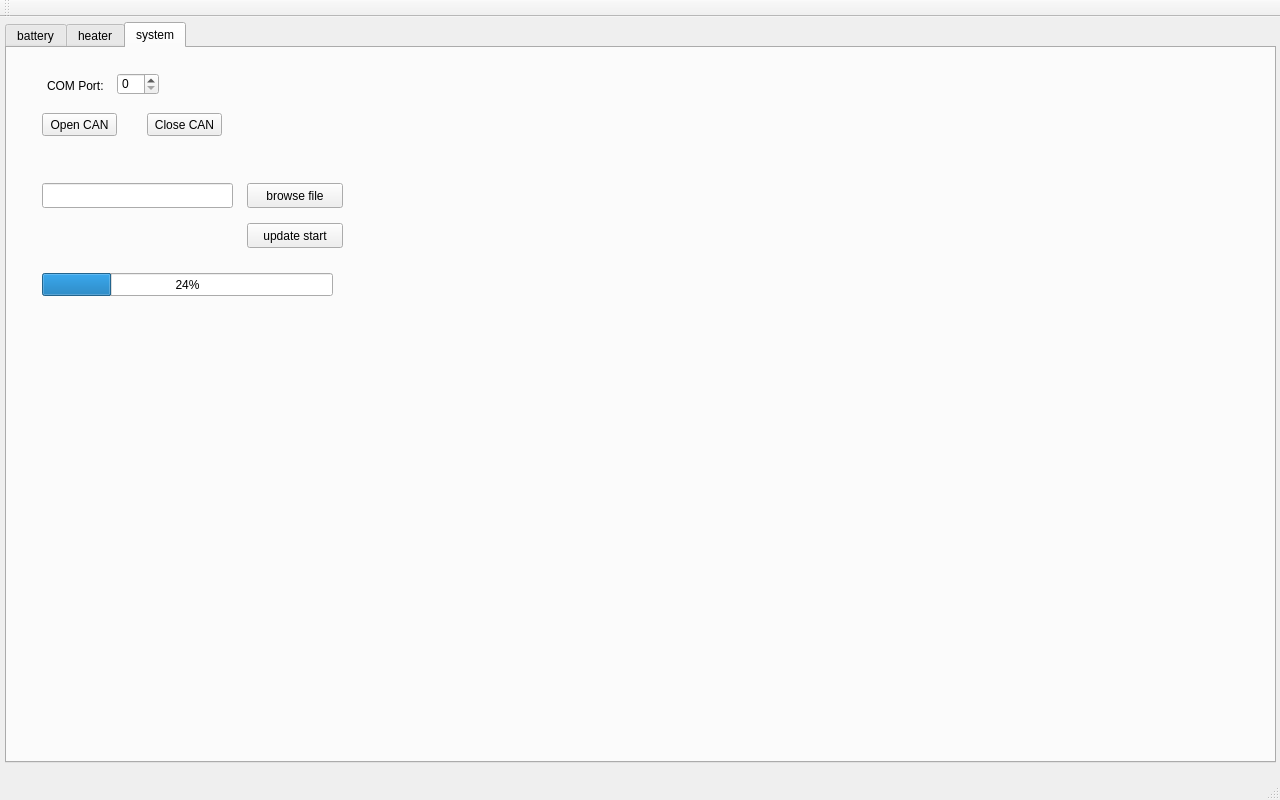
<?xml version="1.0" encoding="UTF-8"?>
<ui version="4.0">
 <class>MainWindow</class>
 <widget class="QMainWindow" name="MainWindow">
  <property name="geometry">
   <rect>
    <x>0</x>
    <y>0</y>
    <width>1280</width>
    <height>800</height>
   </rect>
  </property>
  <property name="windowTitle">
   <string>MainWindow</string>
  </property>
  <widget class="QWidget" name="centralWidget">
   <widget class="QTabWidget" name="tabWidget_bat">
    <property name="geometry">
     <rect>
      <x>5</x>
      <y>5</y>
      <width>1271</width>
      <height>741</height>
     </rect>
    </property>
    <property name="maximumSize">
     <size>
      <width>16777215</width>
      <height>16777215</height>
     </size>
    </property>
    <property name="currentIndex">
     <number>2</number>
    </property>
    <widget class="QWidget" name="tab">
     <attribute name="title">
      <string>battery</string>
     </attribute>
     <widget class="QTableWidget" name="tableWidget_bat">
      <property name="geometry">
       <rect>
        <x>5</x>
        <y>10</y>
        <width>316</width>
        <height>596</height>
       </rect>
      </property>
      <row>
       <property name="text">
        <string>status</string>
       </property>
      </row>
      <row>
       <property name="text">
        <string>voltage</string>
       </property>
      </row>
      <row>
       <property name="text">
        <string>current</string>
       </property>
      </row>
      <row>
       <property name="text">
        <string>temperature</string>
       </property>
      </row>
      <row>
       <property name="text">
        <string>level</string>
       </property>
      </row>
      <row>
       <property name="text">
        <string>capacity</string>
       </property>
      </row>
      <row>
       <property name="text">
        <string>mux_on</string>
       </property>
      </row>
      <row>
       <property name="text">
        <string>remain_time</string>
       </property>
      </row>
      <row>
       <property name="text">
        <string>charge Iset</string>
       </property>
      </row>
      <row>
       <property name="text">
        <string>charge_timer</string>
       </property>
      </row>
      <row>
       <property name="text">
        <string>pre_start</string>
       </property>
      </row>
      <row>
       <property name="text">
        <string>fast_start</string>
       </property>
      </row>
      <row>
       <property name="text">
        <string>trickle_start</string>
       </property>
      </row>
      <row>
       <property name="text">
        <string>charge_finish_time</string>
       </property>
      </row>
      <row>
       <property name="text">
        <string>scale flag</string>
       </property>
      </row>
      <row>
       <property name="text">
        <string>is_aged</string>
       </property>
      </row>
      <row>
       <property name="text">
        <string>reserved</string>
       </property>
      </row>
      <row>
       <property name="text">
        <string>reserved</string>
       </property>
      </row>
      <row>
       <property name="text">
        <string>err_code</string>
       </property>
      </row>
      <column>
       <property name="text">
        <string>battery-1</string>
       </property>
      </column>
      <column>
       <property name="text">
        <string>battery-2</string>
       </property>
      </column>
     </widget>
     <widget class="QGroupBox" name="groupBox">
      <property name="geometry">
       <rect>
        <x>220</x>
        <y>620</y>
        <width>171</width>
        <height>81</height>
       </rect>
      </property>
      <property name="styleSheet">
       <string notr="true">QGroupBox{
border-width:2px;
border-style:solid;
border-radius: 10px;
border-color:gray;
margin-top:1ex;
}
QGroupBox::title{
subcontrol-origin:margin;
subcontrol-position:top left;
left:10px;
margin-left:0px;
padding:0 1px;
}</string>
      </property>
      <property name="title">
       <string>battery-2</string>
      </property>
      <widget class="QLabel" name="label_4">
       <property name="geometry">
        <rect>
         <x>150</x>
         <y>60</y>
         <width>21</width>
         <height>17</height>
        </rect>
       </property>
       <property name="text">
        <string>0A</string>
       </property>
      </widget>
      <widget class="QSlider" name="setcurrent_slider_2">
       <property name="geometry">
        <rect>
         <x>10</x>
         <y>60</y>
         <width>131</width>
         <height>16</height>
        </rect>
       </property>
       <property name="orientation">
        <enum>Qt::Horizontal</enum>
       </property>
      </widget>
      <widget class="QCheckBox" name="checkBox_bat2_enable">
       <property name="geometry">
        <rect>
         <x>90</x>
         <y>30</y>
         <width>71</width>
         <height>23</height>
        </rect>
       </property>
       <property name="text">
        <string>enable</string>
       </property>
      </widget>
      <widget class="QCheckBox" name="checkBox_bat2_charge">
       <property name="geometry">
        <rect>
         <x>10</x>
         <y>30</y>
         <width>71</width>
         <height>23</height>
        </rect>
       </property>
       <property name="text">
        <string>charge</string>
       </property>
      </widget>
     </widget>
     <widget class="QGroupBox" name="groupBox_2">
      <property name="geometry">
       <rect>
        <x>10</x>
        <y>620</y>
        <width>171</width>
        <height>81</height>
       </rect>
      </property>
      <property name="styleSheet">
       <string notr="true">QGroupBox{
border-width:2px;
border-style:solid;
border-radius: 10px;
border-color:gray;
margin-top:1ex;
}
QGroupBox::title{
subcontrol-origin:margin;
subcontrol-position:top left;
left:10px;
margin-left:0px;
padding:0 1px;
}</string>
      </property>
      <property name="title">
       <string>battery-1</string>
      </property>
      <widget class="QLabel" name="label_5">
       <property name="geometry">
        <rect>
         <x>150</x>
         <y>60</y>
         <width>21</width>
         <height>17</height>
        </rect>
       </property>
       <property name="text">
        <string>0A</string>
       </property>
      </widget>
      <widget class="QSlider" name="setcurrent_slider_1">
       <property name="geometry">
        <rect>
         <x>10</x>
         <y>60</y>
         <width>131</width>
         <height>16</height>
        </rect>
       </property>
       <property name="orientation">
        <enum>Qt::Horizontal</enum>
       </property>
      </widget>
      <widget class="QCheckBox" name="checkBox_bat1_enable">
       <property name="geometry">
        <rect>
         <x>90</x>
         <y>30</y>
         <width>71</width>
         <height>23</height>
        </rect>
       </property>
       <property name="text">
        <string>enable</string>
       </property>
      </widget>
      <widget class="QCheckBox" name="checkBox_bat1_charge">
       <property name="geometry">
        <rect>
         <x>10</x>
         <y>30</y>
         <width>71</width>
         <height>23</height>
        </rect>
       </property>
       <property name="text">
        <string>charge</string>
       </property>
      </widget>
     </widget>
     <widget class="DualCurve" name="rtcurve_bat_v" native="true">
      <property name="geometry">
       <rect>
        <x>400</x>
        <y>40</y>
        <width>856</width>
        <height>311</height>
       </rect>
      </property>
     </widget>
     <widget class="DualCurve" name="rtcurve_bat_t" native="true">
      <property name="geometry">
       <rect>
        <x>400</x>
        <y>360</y>
        <width>856</width>
        <height>286</height>
       </rect>
      </property>
     </widget>
    </widget>
    <widget class="QWidget" name="tab_3">
     <attribute name="title">
      <string>heater</string>
     </attribute>
     <widget class="QTableWidget" name="tableWidget_heater">
      <property name="geometry">
       <rect>
        <x>30</x>
        <y>35</y>
        <width>201</width>
        <height>271</height>
       </rect>
      </property>
      <row>
       <property name="text">
        <string>status</string>
       </property>
      </row>
      <row>
       <property name="text">
        <string>temperature</string>
       </property>
      </row>
      <row>
       <property name="text">
        <string>pt100 adc_code</string>
       </property>
      </row>
      <row>
       <property name="text">
        <string>duty cycle</string>
       </property>
      </row>
      <row>
       <property name="text">
        <string>setpoint</string>
       </property>
      </row>
      <row>
       <property name="text">
        <string>kp</string>
       </property>
      </row>
      <row>
       <property name="text">
        <string>ki</string>
       </property>
      </row>
      <row>
       <property name="text">
        <string>kd</string>
       </property>
      </row>
      <column>
       <property name="text">
        <string>heater1&amp;2</string>
       </property>
      </column>
     </widget>
     <widget class="SingleCurve" name="rtcurve_heater_t" native="true">
      <property name="geometry">
       <rect>
        <x>265</x>
        <y>15</y>
        <width>996</width>
        <height>631</height>
       </rect>
      </property>
     </widget>
     <widget class="QGroupBox" name="groupBox_3">
      <property name="geometry">
       <rect>
        <x>35</x>
        <y>355</y>
        <width>166</width>
        <height>201</height>
       </rect>
      </property>
      <property name="styleSheet">
       <string notr="true">QGroupBox{
border-width:2px;
border-style:solid;
border-radius: 10px;
border-color:gray;
margin-top:1ex;
}
QGroupBox::title{
subcontrol-origin:margin;
subcontrol-position:top left;
left:10px;
margin-left:0px;
padding:0 1px;
}</string>
      </property>
      <property name="title">
       <string>settings</string>
      </property>
      <widget class="QLineEdit" name="lineEdit_heaterKp">
       <property name="geometry">
        <rect>
         <x>75</x>
         <y>90</y>
         <width>71</width>
         <height>25</height>
        </rect>
       </property>
       <property name="text">
        <string>Kp</string>
       </property>
      </widget>
      <widget class="QLineEdit" name="lineEdit_heaterKi">
       <property name="geometry">
        <rect>
         <x>75</x>
         <y>125</y>
         <width>71</width>
         <height>25</height>
        </rect>
       </property>
       <property name="text">
        <string>Ki</string>
       </property>
      </widget>
      <widget class="QLabel" name="label">
       <property name="geometry">
        <rect>
         <x>40</x>
         <y>95</y>
         <width>26</width>
         <height>16</height>
        </rect>
       </property>
       <property name="text">
        <string>Kp</string>
       </property>
      </widget>
      <widget class="QLabel" name="label_2">
       <property name="geometry">
        <rect>
         <x>40</x>
         <y>130</y>
         <width>26</width>
         <height>17</height>
        </rect>
       </property>
       <property name="text">
        <string>Ki</string>
       </property>
      </widget>
      <widget class="QLabel" name="label_3">
       <property name="geometry">
        <rect>
         <x>40</x>
         <y>165</y>
         <width>26</width>
         <height>17</height>
        </rect>
       </property>
       <property name="text">
        <string>Kd</string>
       </property>
      </widget>
      <widget class="QLineEdit" name="lineEdit_heaterSP">
       <property name="geometry">
        <rect>
         <x>75</x>
         <y>55</y>
         <width>71</width>
         <height>25</height>
        </rect>
       </property>
       <property name="text">
        <string>set point</string>
       </property>
      </widget>
      <widget class="QLabel" name="label_6">
       <property name="geometry">
        <rect>
         <x>15</x>
         <y>60</y>
         <width>51</width>
         <height>16</height>
        </rect>
       </property>
       <property name="text">
        <string>set point</string>
       </property>
      </widget>
      <widget class="QRadioButton" name="radioButton_heaterOn">
       <property name="geometry">
        <rect>
         <x>15</x>
         <y>25</y>
         <width>41</width>
         <height>23</height>
        </rect>
       </property>
       <property name="text">
        <string>on</string>
       </property>
      </widget>
      <widget class="QRadioButton" name="radioButton_heaterOff">
       <property name="geometry">
        <rect>
         <x>65</x>
         <y>25</y>
         <width>46</width>
         <height>23</height>
        </rect>
       </property>
       <property name="text">
        <string>off</string>
       </property>
      </widget>
      <widget class="QLineEdit" name="lineEdit_heaterKd">
       <property name="geometry">
        <rect>
         <x>75</x>
         <y>160</y>
         <width>71</width>
         <height>25</height>
        </rect>
       </property>
       <property name="text">
        <string>Kd</string>
       </property>
      </widget>
      <zorder>lineEdit_heaterKi</zorder>
      <zorder>label</zorder>
      <zorder>label_2</zorder>
      <zorder>label_3</zorder>
      <zorder>lineEdit_heaterSP</zorder>
      <zorder>label_6</zorder>
      <zorder>radioButton_heaterOn</zorder>
      <zorder>radioButton_heaterOff</zorder>
      <zorder>lineEdit_heaterKd</zorder>
      <zorder>lineEdit_heaterKp</zorder>
     </widget>
    </widget>
    <widget class="QWidget" name="tab_2">
     <attribute name="title">
      <string>system</string>
     </attribute>
     <widget class="QPushButton" name="pushButton">
      <property name="geometry">
       <rect>
        <x>240</x>
        <y>135</y>
        <width>96</width>
        <height>25</height>
       </rect>
      </property>
      <property name="text">
       <string>browse file</string>
      </property>
     </widget>
     <widget class="QLineEdit" name="lineEdit">
      <property name="geometry">
       <rect>
        <x>35</x>
        <y>135</y>
        <width>191</width>
        <height>25</height>
       </rect>
      </property>
     </widget>
     <widget class="QPushButton" name="pushButton_2">
      <property name="geometry">
       <rect>
        <x>240</x>
        <y>175</y>
        <width>96</width>
        <height>25</height>
       </rect>
      </property>
      <property name="text">
       <string>update start</string>
      </property>
     </widget>
     <widget class="QProgressBar" name="progressBar">
      <property name="geometry">
       <rect>
        <x>35</x>
        <y>225</y>
        <width>291</width>
        <height>23</height>
       </rect>
      </property>
      <property name="value">
       <number>24</number>
      </property>
     </widget>
     <widget class="QLabel" name="label_7">
      <property name="geometry">
       <rect>
        <x>40</x>
        <y>30</y>
        <width>66</width>
        <height>16</height>
       </rect>
      </property>
      <property name="font">
       <font>
        <pointsize>9</pointsize>
       </font>
      </property>
      <property name="text">
       <string>COM Port:</string>
      </property>
     </widget>
     <widget class="QPushButton" name="pushButton_OpenCAN">
      <property name="geometry">
       <rect>
        <x>35</x>
        <y>65</y>
        <width>75</width>
        <height>23</height>
       </rect>
      </property>
      <property name="text">
       <string>Open CAN</string>
      </property>
     </widget>
     <widget class="QPushButton" name="pushButton_CloseCAN">
      <property name="geometry">
       <rect>
        <x>140</x>
        <y>65</y>
        <width>75</width>
        <height>23</height>
       </rect>
      </property>
      <property name="text">
       <string>Close CAN</string>
      </property>
     </widget>
     <widget class="QSpinBox" name="spinBox_COMNum">
      <property name="geometry">
       <rect>
        <x>110</x>
        <y>25</y>
        <width>42</width>
        <height>22</height>
       </rect>
      </property>
     </widget>
    </widget>
   </widget>
  </widget>
  <widget class="QMenuBar" name="menuBar">
   <property name="geometry">
    <rect>
     <x>0</x>
     <y>0</y>
     <width>1280</width>
     <height>21</height>
    </rect>
   </property>
  </widget>
  <widget class="QToolBar" name="mainToolBar">
   <attribute name="toolBarArea">
    <enum>TopToolBarArea</enum>
   </attribute>
   <attribute name="toolBarBreak">
    <bool>false</bool>
   </attribute>
  </widget>
  <widget class="QStatusBar" name="statusBar"/>
 </widget>
 <layoutdefault spacing="6" margin="11"/>
 <customwidgets>
  <customwidget>
   <class>DualCurve</class>
   <extends>QWidget</extends>
   <header>dualcurve.h</header>
   <container>1</container>
  </customwidget>
  <customwidget>
   <class>SingleCurve</class>
   <extends>QWidget</extends>
   <header location="global">singlecurve.h</header>
   <container>1</container>
  </customwidget>
 </customwidgets>
 <resources/>
 <connections/>
</ui>
